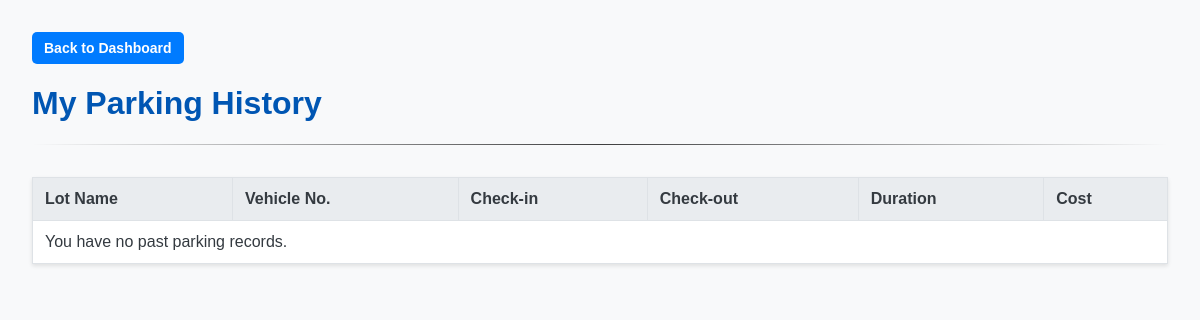
/history (signed in), run on an earlier commit of the app's database.
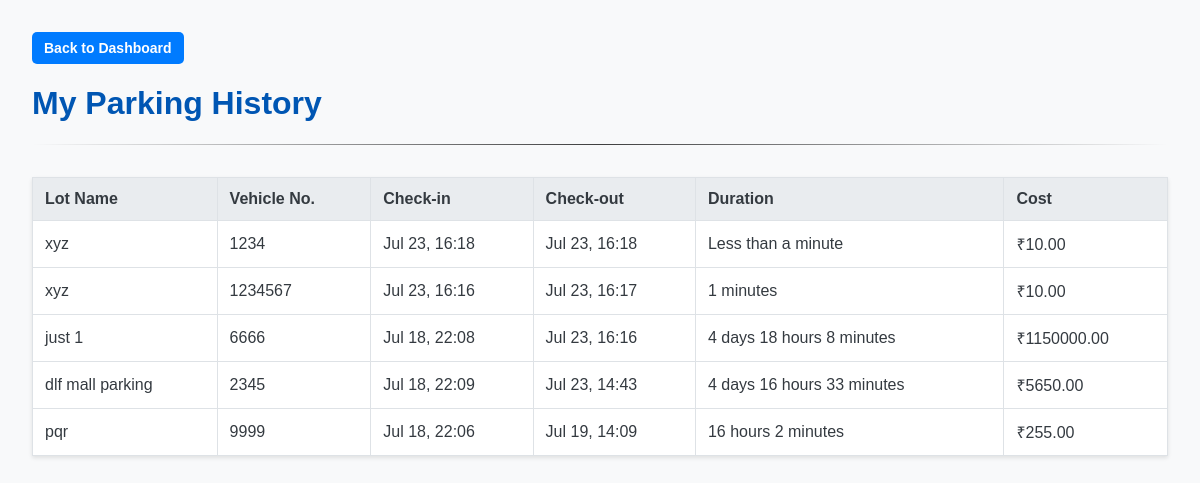
And on a later commit of the database.
### models/models.py (models this page shows)
class Booking(db.Model):
    __tablename__ = 'bookings'
    id = db.Column(db.Integer, primary_key=True)
    vehicle_number = db.Column(db.String(20), nullable=False)
    check_in_time = db.Column(db.DateTime, nullable=False, default=datetime.utcnow)
    check_out_time = db.Column(db.DateTime, nullable=True)
    total_cost = db.Column(db.Float, nullable=True)
    user_id = db.Column(db.Integer, db.ForeignKey('users.id'), nullable=False)
    spot_id = db.Column(db.Integer, db.ForeignKey('parking_spots.id'), nullable=False)

class ParkingLot(db.Model):
    __tablename__ = 'parking_lots'
    id = db.Column(db.Integer, primary_key=True)
    name = db.Column(db.String(100), nullable=False)
    address = db.Column(db.String(200), nullable=False)
    pincode = db.Column(db.String(10), nullable=False)
    price_per_hour = db.Column(db.Float, nullable=False)
    capacity = db.Column(db.Integer, nullable=False)
    spots = db.relationship('ParkingSpot', backref='parking_lot', lazy=True, cascade="all, delete-orphan")

### app.py (the view)
@app.route('/history')
def user_history():
    user_id = session.get('user_id')
    if not user_id:
        return redirect(url_for('login'))
    completed_bookings = Booking.query.filter(Booking.user_id == user_id,Booking.check_out_time.isnot(None)).order_by(Booking.check_out_time.desc()).all()
    for booking in completed_bookings:
        booking.duration_str = format_duration(booking)
    return render_template('user_history.html', bookings=completed_bookings)

### app.py (called while the page is built)
def format_duration(booking):
    if not (booking.check_out_time and booking.check_in_time):
        return "N/A"
    delta = booking.check_out_time - booking.check_in_time
    total_seconds = delta.total_seconds()
    days, remainder = divmod(total_seconds, (24*60*60))
    hours, remainder = divmod(remainder, (60*60))
    minutes, remainder = divmod(remainder, 60)
    parts = ""
    if days > 0:
        parts += (f"{int(days)} days ")
    if hours > 0:
        parts += (f"{int(hours)} hours ")
    if minutes > 0:
        parts += (f"{int(minutes)} minutes")
    if parts:
        return parts
    else:
        return "Less than a minute"

### templates/user_history.html (shortened to what this page needs)
<!DOCTYPE html>
<html lang="en">
<head>
    <link rel="stylesheet" href="{{ url_for('static', filename='css/styles.css') }}">
</head>
<body>
    <div>
        <a href="{{ url_for('user_dashboard') }}" class="btn btn-primary"> Back to Dashboard</a>
    </div>
    <h1>My Parking History</h1>
    <hr>
    <table>
        <thead>
            <tr>
                <th>Lot Name</th>
                <th>Vehicle No.</th>
                <th>Check-in</th>
                <th>Check-out</th>
                <th>Duration</th>
                <th>Cost</th>
            </tr>
        </thead>
        <tbody>
            {% for booking in bookings %}
            <tr>
                <td>{{ booking.parking_spot.parking_lot.name }}</td>
                <td>{{ booking.vehicle_number }}</td>
                <td>{{ booking.check_in_time.strftime('%b %d, %H:%M') }}</td>
                <td>{{ booking.check_out_time.strftime('%b %d, %H:%M') }}</td>
                <td>{{ booking.duration_str }}</td>
                <td>₹{{ '%.2f'|format(booking.total_cost) }}</td>
            </tr>
            {% else %}
            <tr>
                <td colspan="6">You have no past parking records.</td>
            </tr>
            {% endfor %}
        </tbody>
    </table>
</body>
</html>

What changed in the data, as far as the page shows it:
added Booking: parking_spot.parking_lot.name "xyz", vehicle_number "1234", check_in_time "Jul 23, 16:18", check_out_time "Jul 23, 16:18", duration_str "Less than a minute", total_cost "10.00"
added Booking: parking_spot.parking_lot.name "xyz", vehicle_number "1234567", check_in_time "Jul 23, 16:16", check_out_time "Jul 23, 16:17", duration_str "1 minutes", total_cost "10.00"
now on this page (row edited): Booking: parking_spot.parking_lot.name "just 1", vehicle_number "6666", check_in_time "Jul 18, 22:08", check_out_time "Jul 23, 16:16", duration_str "4 days 18 hours 8 minutes", total_cost "1150000.00"
now on this page (row edited): Booking: parking_spot.parking_lot.name "dlf mall parking", vehicle_number "2345", check_in_time "Jul 18, 22:09", check_out_time "Jul 23, 14:43", duration_str "4 days 16 hours 33 minutes", total_cost "5650.00"
now on this page (row edited): Booking: parking_spot.parking_lot.name "pqr", vehicle_number "9999", check_in_time "Jul 18, 22:06", check_out_time "Jul 19, 14:09", duration_str "16 hours 2 minutes", total_cost "255.00"
Also different on the page:
text no longer shown: "You have no past parking records."
